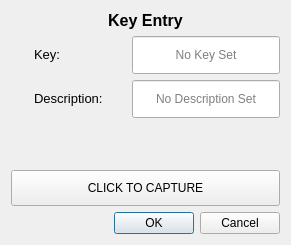
<?xml version="1.0" encoding="UTF-8"?>
<ui version="4.0">
 <class>KeySetCapture</class>
 <widget class="QDialog" name="KeySetCapture">
  <property name="geometry">
   <rect>
    <x>0</x>
    <y>0</y>
    <width>328</width>
    <height>217</height>
   </rect>
  </property>
  <property name="windowTitle">
   <string>Dialog</string>
  </property>
  <layout class="QVBoxLayout" name="verticalLayout">
   <property name="sizeConstraint">
    <enum>QLayout::SetFixedSize</enum>
   </property>
   <item>
    <layout class="QHBoxLayout" name="topLayout">
     <item>
      <layout class="QFormLayout" name="layoutButton">
       <item row="0" column="0" colspan="2">
        <widget class="QLabel" name="labelTitle">
         <property name="text">
          <string>&lt;html&gt;&lt;head/&gt;&lt;body&gt;&lt;p align=&quot;center&quot;&gt;&lt;span style=&quot; font-size:12pt; font-weight:600;&quot;&gt;Key Entry&lt;/span&gt;&lt;/p&gt;&lt;/body&gt;&lt;/html&gt;</string>
         </property>
        </widget>
       </item>
       <item row="1" column="0">
        <widget class="QLabel" name="labelKey">
         <property name="styleSheet">
          <string notr="true">padding: 10 20
</string>
         </property>
         <property name="text">
          <string>&lt;html&gt;&lt;head/&gt;&lt;body&gt;&lt;p&gt;&lt;span style=&quot; font-size:10pt;&quot;&gt;Key:&lt;/span&gt;&lt;/p&gt;&lt;/body&gt;&lt;/html&gt;</string>
         </property>
        </widget>
       </item>
       <item row="1" column="1">
        <widget class="QLineEdit" name="editKey">
         <property name="enabled">
          <bool>true</bool>
         </property>
         <property name="focusPolicy">
          <enum>Qt::NoFocus</enum>
         </property>
         <property name="styleSheet">
          <string notr="true">padding: 10 20</string>
         </property>
         <property name="alignment">
          <set>Qt::AlignCenter</set>
         </property>
         <property name="readOnly">
          <bool>true</bool>
         </property>
         <property name="placeholderText">
          <string>No Key Set</string>
         </property>
        </widget>
       </item>
       <item row="4" column="0" colspan="2">
        <widget class="QPushButton" name="buttonKey">
         <property name="sizePolicy">
          <sizepolicy hsizetype="Expanding" vsizetype="Fixed">
           <horstretch>0</horstretch>
           <verstretch>0</verstretch>
          </sizepolicy>
         </property>
         <property name="toolTipDuration">
          <number>-4</number>
         </property>
         <property name="styleSheet">
          <string notr="true">padding: 10 20</string>
         </property>
         <property name="text">
          <string>CLICK TO CAPTURE</string>
         </property>
        </widget>
       </item>
       <item row="2" column="0">
        <widget class="QLabel" name="labelDescription">
         <property name="styleSheet">
          <string notr="true">padding: 10 20</string>
         </property>
         <property name="text">
          <string>&lt;html&gt;&lt;head/&gt;&lt;body&gt;&lt;p&gt;&lt;span style=&quot; font-size:10pt;&quot;&gt;Description:&lt;/span&gt;&lt;/p&gt;&lt;/body&gt;&lt;/html&gt;</string>
         </property>
        </widget>
       </item>
       <item row="2" column="1">
        <widget class="QLineEdit" name="editDescription">
         <property name="focusPolicy">
          <enum>Qt::StrongFocus</enum>
         </property>
         <property name="styleSheet">
          <string notr="true">padding: 10 20</string>
         </property>
         <property name="alignment">
          <set>Qt::AlignCenter</set>
         </property>
         <property name="readOnly">
          <bool>false</bool>
         </property>
         <property name="placeholderText">
          <string>No Description Set</string>
         </property>
        </widget>
       </item>
       <item row="3" column="0" colspan="2">
        <spacer name="verticalSpacer">
         <property name="orientation">
          <enum>Qt::Vertical</enum>
         </property>
         <property name="sizeHint" stdset="0">
          <size>
           <width>20</width>
           <height>40</height>
          </size>
         </property>
        </spacer>
       </item>
      </layout>
     </item>
    </layout>
   </item>
   <item>
    <widget class="QDialogButtonBox" name="buttonBox">
     <property name="orientation">
      <enum>Qt::Horizontal</enum>
     </property>
     <property name="standardButtons">
      <set>QDialogButtonBox::Cancel|QDialogButtonBox::Ok</set>
     </property>
    </widget>
   </item>
  </layout>
 </widget>
 <resources/>
 <connections>
  <connection>
   <sender>buttonBox</sender>
   <signal>accepted()</signal>
   <receiver>KeySetCapture</receiver>
   <slot>accept()</slot>
   <hints>
    <hint type="sourcelabel">
     <x>248</x>
     <y>254</y>
    </hint>
    <hint type="destinationlabel">
     <x>157</x>
     <y>274</y>
    </hint>
   </hints>
  </connection>
  <connection>
   <sender>buttonBox</sender>
   <signal>rejected()</signal>
   <receiver>KeySetCapture</receiver>
   <slot>reject()</slot>
   <hints>
    <hint type="sourcelabel">
     <x>316</x>
     <y>260</y>
    </hint>
    <hint type="destinationlabel">
     <x>286</x>
     <y>274</y>
    </hint>
   </hints>
  </connection>
 </connections>
</ui>
